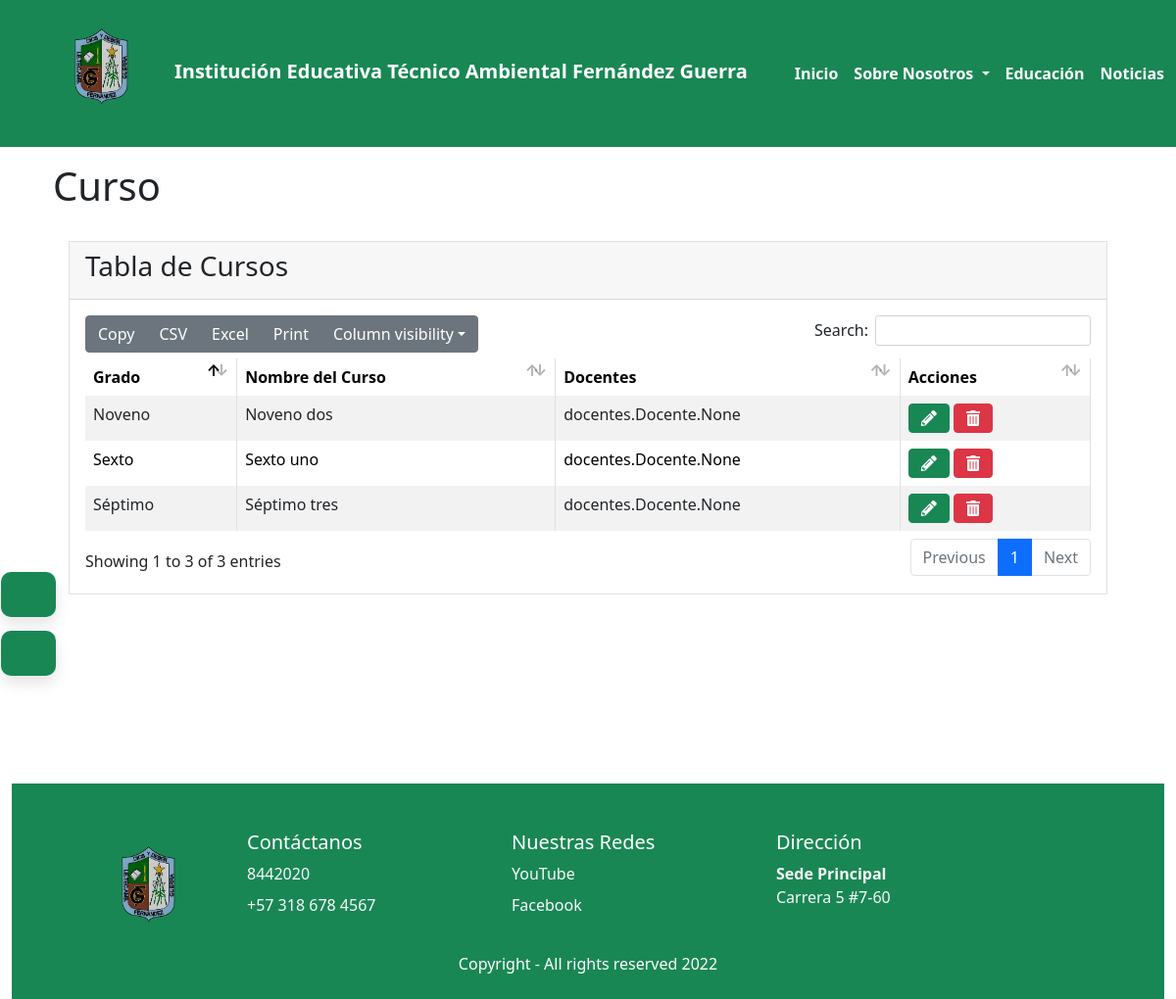
Screenshot of /curso/ (signed in) with the database file from the repository.
### curso/models.py (models this page shows, shortened)
class Curso(models.Model):
        usuario=models.ForeignKey(Usuario, on_delete=models.CASCADE, blank=True, null=True, verbose_name='Usuario')
        grado=models.ForeignKey(Grado, on_delete=models.CASCADE,verbose_name='Grado')
        nombreCurso=models.CharField(max_length=20, verbose_name="Nombre Curso")
        docente=models.ManyToManyField(Docente, verbose_name='Docente')
        class Estado(models.TextChoices):
                ACTIVO='1', _('Activo')
                INACTIVO='0', _('Inactivo')
        estado=models.CharField(max_length=1,choices=Estado.choices, default=Estado.ACTIVO, verbose_name="Estado")

### grado/models.py (models this page shows)
class Grado(models.Model):
    usuario=models.ForeignKey(Usuario,  on_delete=models.CASCADE, blank=True, null=True, verbose_name='Usuario')
    nomGrado=models.CharField(max_length=60, verbose_name="Nombre Grado")
    class Estado(models.TextChoices):
        ACTIVO='1', _('Activo')
        INACTIVO='0', _('Inactivo')
    estado=models.CharField(max_length=1,choices=Estado.choices, default=Estado.ACTIVO, verbose_name="Estado")
    def __str__(self)->str:
        return "%s" %(self.nomGrado)

### curso/views.py (the view)
# urls.py: path('curso/', include('curso.urls')),
@login_required(login_url='login')
def curso(request):
    curso= Curso.objects.all()
    titulo="Curso"
    context={
        'titulo':titulo,
        'curso':curso
}
    return render(request,'curso/curso.html',context)

### base/context_processors.py (called while the page is built)
def sesion(request):
    usuario_actual= request.user
    image_user=r"/media/images/usuarios/default.png"
    if request.user.is_authenticated:
        if Usuario.objects.filter(user_id=usuario_actual.id):
            image_user=Usuario.objects.get(user_id=usuario_actual.id).foto.url
    context={
        'usuario_actual':usuario_actual,
        'image_user': image_user
    }
    return context

### base/Templates/curso/curso.html (shortened to what this page needs)
{% extends 'partials/body.html' %}
{% load static %}
{% block contenido %}
<div class="m-3 border">
  <div class="card-header">
    <h3 class="card-title">Tabla de Cursos</h3>
  </div>
  <div class="card-body">
    <div id="example1_wrapper" class="dataTables_wrapper dt-bootstrap4">
      <div class="row">
        <div class="col-sm-12">
          <table id="example1" class="table table-bordered
            table-striped dataTable dtr-inline"
            aria-describedby="example1_info">
            <thead>
              <tr>
                <th scope="col">Grado</th>
                <th scope="col">Nombre del Curso</th>
                <th scope="col">Docentes</th>
                <th scope="col">Acciones</th>
              </tr>
            </thead>
            <tbody>
              {% for curso in curso %}
              {% if curso.estado != '0' %}
              <tr class="odd">
                <td class="sorting_1 dtr-control" tabindex="0">{{curso.grado}}</td>
                <td>{{curso.nombreCurso}}</td>
                <td>{{curso.docente}}</td>
                <td>
                  <a class="btn btn-success" data-toggle="tooltip" data-placement="top" title="Editar" href="{% url 'curso-editar' curso.id %}"><i class="fas fa-pencil-alt"></i></a>
                  <a class="btn btn-danger" data-toggle="tooltip" data-placement="top" title="Eliminar" href="{% url 'curso-eliminar' curso.id %}"><i class="fas fa-trash-alt"></i></a>
                </td>
              </tr>
              {% endif %}
              {% endfor %}
            </tbody>
          </table>
        </div>
      </div>
    </div>
  </div>
</div>
{% endblock contenido %}

### static/css/tarjetas.css (style rules this page uses)
* { margin: 0; padding: 0; box-sizing: border-box; }

### rows the page displays
Curso: grado "Sexto", nombreCurso "Sexto uno", docente "docentes.Docente.None"
Curso: grado "Séptimo", nombreCurso "Séptimo tres", docente "docentes.Docente.None"
Curso: grado "Noveno", nombreCurso "Noveno dos", docente "docentes.Docente.None"

### other values shown
{{ titulo }} "Curso"
